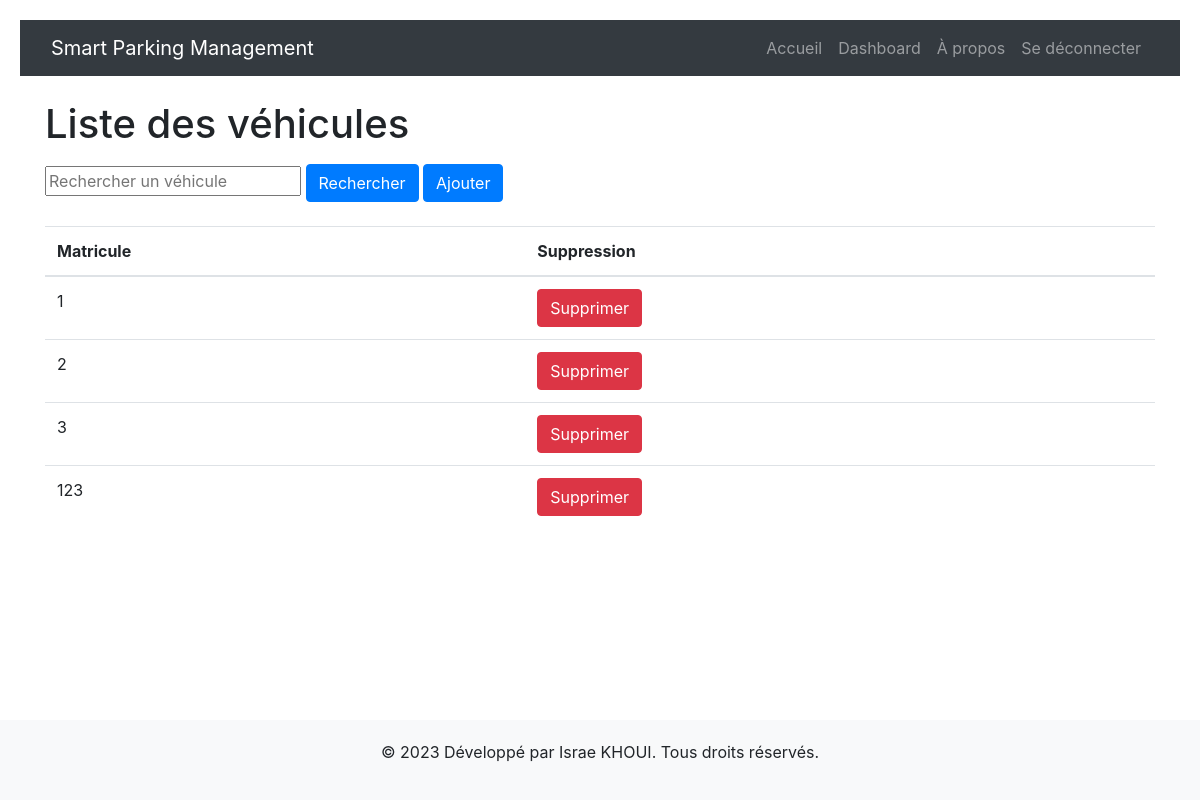
The app's page /vehicle_list/ (signed in) with its own data.
### parking/models.py (models this page shows, shortened)
class Vehicle(models.Model):
    matricule = models.CharField(max_length=20)

### parking/views.py (the view)
# urls.py: path('vehicle_list/', views.vehicle_list, name='vehicle_list'),
@login_required
def vehicle_list(request):
    search_query = request.GET.get('search', '')
    vehicles = Vehicle.objects.filter(matricule__icontains=search_query)
    context = {'vehicles': vehicles, 'search_query': search_query}
    return render(request, 'vehicle_list.html', context)

### parking/templates/vehicle_list.html (shortened to what this page needs)
{% extends 'base1.html' %}
{% block content %}
<!DOCTYPE html>
<html>
<head>
    <link rel="stylesheet" href="https://maxcdn.bootstrapcdn.com/bootstrap/4.0.0/css/bootstrap.min.css">
</head>
<body>
    <div class="container">
        <h1 class="mt-4">Liste des véhicules</h1>
        <form method="get" class="mt-3">
            <input type="text" name="search" value="{{ search_query }}" placeholder="Rechercher un véhicule">
            <button type="submit" class="btn btn-primary">Rechercher</button>
            <a href="{% url 'add_vehicle' %}" class="btn btn-primary">Ajouter</a>
        </form>
        <table class="table mt-4">
            <thead>
                <tr>
                    <th>Matricule</th>
                    <th>Suppression</th>
                </tr>
            </thead>
            <tbody>
                {% for vehicle in vehicles %}
                <tr>
                    <td>{{ vehicle.matricule }}</td>
                    <td>
                        <a href="{% url 'delete_vehicle1' vehicle_id=vehicle.id %}" class="btn btn-danger">Supprimer</a>
                    </td>
                </tr>
                {% empty %}
                <tr>
                    <td colspan="1">Aucun véhicule trouvé</td>
                </tr>
                {% endfor %}
            </tbody>
        </table>
    </div>
</body>
</html>
{% endblock %}

### parking/templates/base1.html (style rules this page uses)
body { background-color: #f8f9fa; padding: 20px; display: flex; flex-direction: column; min-height: 100vh; }

### records on screen
Vehicle: matricule "1"
Vehicle: matricule "2"
Vehicle: matricule "3"
Vehicle: matricule "123"
